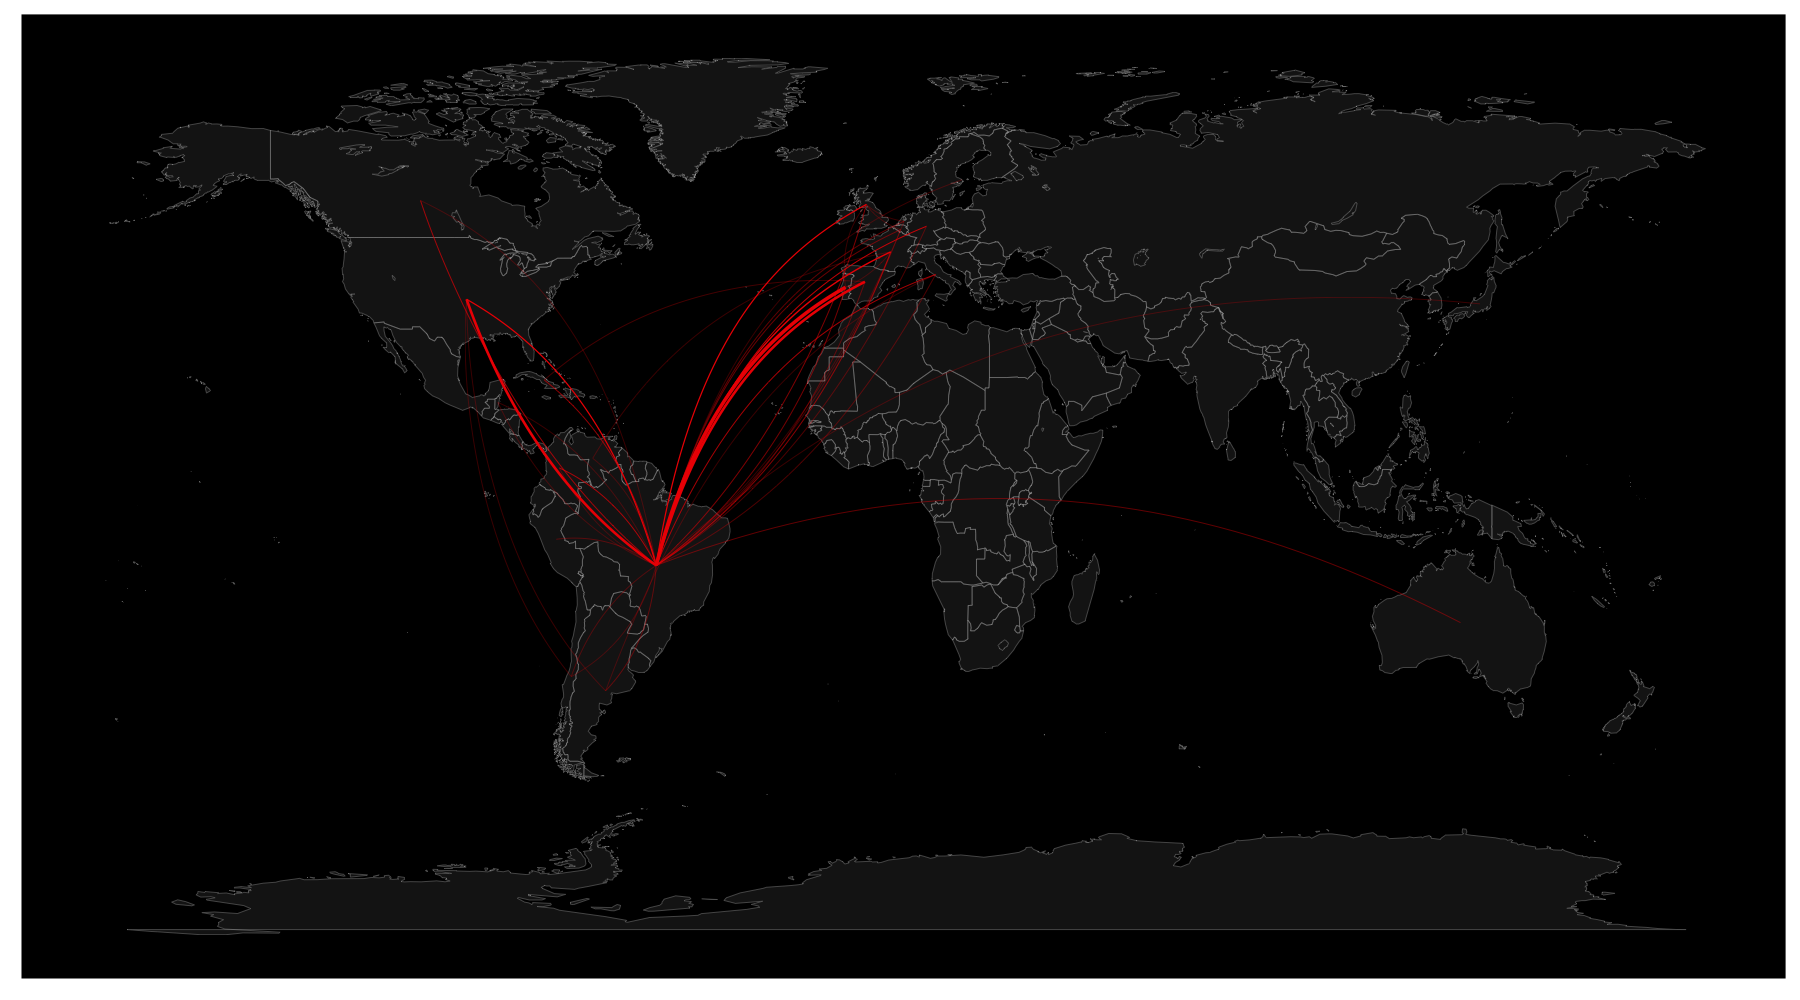

Reproduce this figure in R.
# http://dsgeek.com/2013/06/08/DrawingArcsonMaps.html\

library(maps)
library(ggplot2)
library(maptools)
library(geosphere)
library(grid)

draw.map <- function(ylim=c(0,85)) {
  ggplot(map_data("world"), aes(x=long, y=lat, group=group)) +
    # geom_polygon(size = 0.2, fill="#F9F9F9") +
    geom_polygon(size = 0.2, fill="#191919") +
    # geom_polygon(fill="#FFFFFF") +
    # geom_polygon(fill="#CCCCCC") +
    geom_path(size=0.2, colour = "grey65") +
    # coord_map("mercator", ylim=ylim, xlim=c(-180,180)) +
    theme(
      # line = element_blank(),
      # text = element_blank(),
      # line = element_blank(),
      # title = element_blank(),
      # rect = element_blank()
      # panel.background = element_blank(), 
      panel.background = element_rect(fill = "#000000", colour = NA), 
      panel.grid.minor = element_blank(), 
      panel.grid.major = element_blank(),  
      axis.ticks = element_blank(), 
      axis.title.x = element_blank(), 
      axis.title.y = element_blank(), 
      axis.text.x = element_blank(), 
      axis.text.y = element_blank()
    )
 }

bezier.curve <- function(p1, p2, p3) {
  n <- seq(0,1,length.out=50)
  bx <- (1-n)^2 * p1[[1]] +
    (1-n) * n * 2 * p3[[1]] +
    n^2 * p2[[1]]
  by <- (1-n)^2 * p1[[2]] +
    (1-n) * n * 2 * p3[[2]] +
    n^2 * p2[[2]]
  data.frame(lon=bx, lat=by)
}

bezier.uv.arc <- function(p1, p2) {
  # Get unit vector from P1 to P2
  u <- p2 - p1
  u <- u / sqrt(sum(u*u))
  d <- sqrt(sum((p1-p2)^2))

  # Calculate third point for spline
  m <- d / 2
  h <- floor(d * .2)

  # Create new points in rotated space 
  pp1 <- c(0,0)
  pp2 <- c(d,0)
  pp3 <- c(m, h)

  mx <- as.matrix(bezier.curve(pp1, pp2, pp3))

  # Now translate back to original coordinate space
  theta <- acos(sum(u * c(1,0))) * sign(u[2])
  ct <- cos(theta)
  st <- sin(theta)
  tr <- matrix(c(ct,  -1 * st, st, ct),ncol=2)
  tt <- matrix(rep(p1,nrow(mx)),ncol=2,byrow=TRUE)
  points <- tt + (mx %*% tr)

  tmp.df <- data.frame(points)
  colnames(tmp.df) <- c("lon","lat")
  tmp.df
}

bezier.uv.merc.arc <- function(p1, p2) {
  # Do a mercator projection of the latitude
  # coordinates
  pp1 <- p1
  pp2 <- p2
  pp1[2] <- asinh(tan(p1[2]/180 * pi))/pi * 180
  pp2[2] <- asinh(tan(p2[2]/180 * pi))/pi * 180

  arc <- bezier.uv.arc(pp1,pp2)
  arc$lat <-  atan(sinh(arc$lat/180 * pi))/pi * 180
  arc
}

flows <- read.csv("lattes-flows-country-2013.csv") 
# TODO try loop: remove or draw
flows <- flows[which(flows$trips>0),]

png('DrawingArcsonMapsLattes.png', 1800, 1000)
gg <- draw.map(c(-90,90))
for (i in 1:length(flows$trips)) {  
  p1 <- c(flows[i,]$oY, flows[i,]$oX)
  p2 <- c(flows[i,]$dY, flows[i,]$dX)
  arc <- bezier.uv.merc.arc(p1, p2)
  size <- (flows[i,]$trips/50)+0.1
  # colour <- "green"
  # colour <- "#1292db"
  colour <- "#EE0000"
  # colour <- "#6a6262"
  # gg <- gg + geom_path(data=as.data.frame(arc), size=0.6, aes(x=lon, y=lat, group=NULL))
  gg <- gg + geom_path(data=as.data.frame(arc), size=size, colour=colour, aes(x=lon, y=lat, group=NULL))
  # gg <- gg + geom_line(data=as.data.frame(arc), size=size, colour=colour, aes(x=lon, y=lat, group=NULL), arrow = arrow(type = "closed", length = unit(0.06, "inches")))
}
gg
dev.off()
